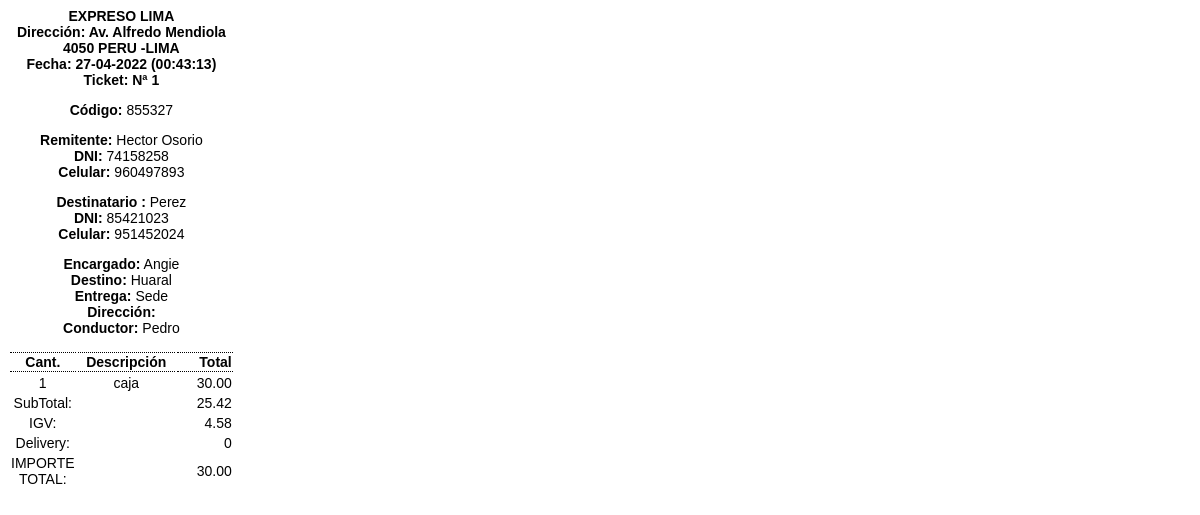
Page /www/Expreso/ticket.php?id_encomienda=1 on the committed database.
### tables this page shows
CREATE TABLE `tb_encomienda_cab` (
  `id_encomienda` int(11) NOT NULL,
  `id_cliente` int(11) NOT NULL,
  `id_usuario` int(11) NOT NULL,
  `id_bus` int(11) NOT NULL,
  `id_sucursal_partida` int(11) NOT NULL,
  `id_sucursal_llegada` int(11) NOT NULL,
  `id_envio` int(11) NOT NULL,
  `situacion` char(1) DEFAULT '1',
  `id_usuario_creador` int(11) NOT NULL,
  `fecha_creado` datetime NOT NULL,
  `id_usuario_modificador` int(11) NOT NULL DEFAULT 0,
  `fecha_modificado` datetime NOT NULL,
  `codigo` varchar(255) DEFAULT NULL,
  `tipdoc` int(1) DEFAULT NULL,
  `id_consignatario` varchar(255) DEFAULT NULL,
  `celular` int(9) NOT NULL,
  `dni` int(10) NOT NULL,
  `delivery` varchar(40) NOT NULL,
  `direccion_delivery` varchar(250) NOT NULL,
  `conductor` varchar(150) NOT NULL,
  `id_encargado` int(11) NOT NULL
);

CREATE TABLE `tb_cliente` (
  `id_cliente` int(11) NOT NULL,
  `id_usuario` int(11) NOT NULL,
  `id_tipo_persona` int(11) NOT NULL,
  `nombre_cliente` varchar(100) NOT NULL,
  `id_tipo_documento_identidad` int(11) NOT NULL,
  `n_documento_identidad` varchar(11) NOT NULL,
  `direccion` varchar(255) DEFAULT NULL,
  `correo` varchar(255) DEFAULT NULL,
  `telefono` char(9) DEFAULT NULL,
  `id_usuario_creador` int(11) NOT NULL,
  `fecha_creado` datetime NOT NULL,
  `id_usuario_modificado` int(11) NOT NULL DEFAULT 0,
  `fecha_modificado` datetime NOT NULL,
  `estado` char(1) DEFAULT '1',
  `edad` varchar(3) DEFAULT NULL
);

CREATE TABLE `encargado` (
  `id_encargado` int(11) NOT NULL,
  `nombre` varchar(150) NOT NULL
);

CREATE TABLE `tb_sucursales` (
  `id_sucursal` int(11) NOT NULL,
  `nombre_sucursal` varchar(100) NOT NULL,
  `serie_boleta` char(4) NOT NULL,
  `serie_factura` char(4) NOT NULL,
  `direccion` varchar(255) NOT NULL,
  `cod_direccion_fiscal` char(4) DEFAULT NULL,
  `estado` char(1) DEFAULT '1',
  `id_usuario_creador` int(11) NOT NULL,
  `fecha_creado` datetime NOT NULL,
  `id_usuario_modificador` int(11) NOT NULL DEFAULT 0,
  `fecha_modificado` datetime NOT NULL DEFAULT '0000-00-00 00:00:00' ON UPDATE current_timestamp(),
  `hora_viaje` datetime DEFAULT NULL,
  `serie_boleta_viaje` char(4) DEFAULT NULL,
  `serie_factura_viaje` char(4) DEFAULT NULL,
  `porcentaje` int(11) DEFAULT NULL,
  `direccion_real` varchar(250) DEFAULT NULL
);

CREATE TABLE `tb_facturacion_det` (
  `id_facturacion_det` int(11) NOT NULL,
  `id_facturacion` int(11) NOT NULL,
  `cantidad` int(11) NOT NULL,
  `id_categoria` int(11) NOT NULL,
  `id_producto` int(11) NOT NULL,
  `precio_unitario` double(13,2) NOT NULL,
  `igv_total` double(13,2) NOT NULL,
  `precio_total` double(13,2) NOT NULL,
  `descripccion` varchar(255) DEFAULT NULL
);

CREATE TABLE `tb_facturacion_cab` (
  `id_facturacion` int(11) NOT NULL,
  `id_sucursal` int(11) NOT NULL,
  `id_tipo_documento` int(11) NOT NULL,
  `n_documento` char(13) NOT NULL,
  `id_cliente` int(11) NOT NULL,
  `valor_total` double(13,2) NOT NULL,
  `igv_total` double(13,2) NOT NULL,
  `precio_total` double(13,2) NOT NULL,
  `id_usuario_creador` int(11) NOT NULL,
  `fecha_creado` datetime NOT NULL,
  `id_usuario_modificador` int(11) NOT NULL DEFAULT 0,
  `fecha_modificado` datetime NOT NULL,
  `id_moneda` int(11) DEFAULT NULL,
  `id_bus` int(11) DEFAULT NULL,
  `precio_texto` varchar(255) DEFAULT NULL,
  `fecha_envio` datetime DEFAULT NULL,
  `codigo` varchar(255) DEFAULT '0',
  `id_sucursal_llegada` int(11) DEFAULT NULL,
  `id_tipo` int(11) DEFAULT NULL,
  `consignatario` varchar(255) DEFAULT NULL,
  `si_liquidacion` int(11) DEFAULT 0,
  `id_pasajero` int(11) DEFAULT NULL
);

CREATE TABLE `tb_encomienda_det` (
  `id_encomienda_det` int(11) NOT NULL,
  `id_encomienda` int(11) NOT NULL,
  `producto` varchar(255) NOT NULL,
  `peso` varchar(255) DEFAULT NULL,
  `descripcion` varchar(255) DEFAULT NULL,
  `cantidad` int(11) NOT NULL,
  `precio` int(6) DEFAULT NULL,
  `estado_detalle` int(11) DEFAULT NULL,
  `fecha_registro` datetime NOT NULL,
  `codigo` varchar(255) DEFAULT NULL,
  `si_liquidacion` int(11) DEFAULT 0,
  `precio_delivery` int(11) NOT NULL
);

### www/Expreso/ticket.php (the view, shortened to what this page needs)
<?php
require_once ("config/conexion.php");
	if (isset($_GET['id_encomienda']))
	{
		$id_encomienda=intval($_GET['id_encomienda']);
  		$campos ="tb_encomienda_cab.codigo, tb_buses.placa, tb_cliente.n_documento_identidad, tb_cliente.nombre_cliente, tb_cliente.telefono, tb_cliente.direccion, tb_encomienda_cab.tipdoc, tb_sucursales.nombre_sucursal, tb_encomienda_cab.fecha_creado, tb_encomienda_cab.id_consignatario,tb_encomienda_cab.celular,tb_encomienda_cab.dni,tb_encomienda_cab.id_encomienda,tb_encomienda_cab.conductor,tb_encomienda_cab.delivery,tb_encomienda_cab.direccion_delivery,encargado.nombre";
		$sql_enco=mysqli_query($con,"select $campos from tb_encomienda_cab,encargado,tb_buses, tb_cliente , tb_sucursales where tb_buses.id_bus =  tb_encomienda_cab.id_bus and encargado.id_encargado = tb_encomienda_cab.id_encargado and tb_encomienda_cab.id_cliente = tb_cliente.id_cliente and tb_encomienda_cab.id_sucursal_llegada = tb_sucursales.id_sucursal and tb_encomienda_cab.id_encomienda='".$id_encomienda."'");
        $countenco=mysqli_num_rows($sql_enco);
		if ($countenco == 1)
		{
				$rw_encomienda=mysqli_fetch_array($sql_enco);
                $id_encomienda = $rw_encomienda['id_encomienda'];
                $codigo = $rw_encomienda['codigo'];
				$nombre_cliente=$rw_encomienda['nombre_cliente'];
				$n_documento=$rw_encomienda['n_documento_identidad'];
                $celular_remitente = $rw_encomienda['telefono'];
				$consignatario = $rw_encomienda['id_consignatario'];
				$celular_consignatario = $rw_encomienda['celular'];
				$dni = $rw_encomienda['dni'];
                $sucursal = $rw_encomienda['nombre_sucursal'];
                $conductor = $rw_encomienda['conductor'];
                $delivery = $rw_encomienda['delivery'];
                $direccion_delivery = $rw_encomienda['direccion_delivery'];
                $encargado = $rw_encomienda['nombre'];
				$sqlfact = mysqli_query($con,"select * from tb_facturacion_cab where codigo='".$codigo."'");
				$rw_factura=mysqli_fetch_array($sqlfact);
				$subt = $rw_factura['valor_total'];
				$igvf = $rw_factura['igv_total'];
				$pre = $rw_factura['precio_total'];
				$id_facturacion = $rw_factura['id_facturacion'];
                $sqldetencomienda = mysqli_query($con,"select * from tb_encomienda_det where codigo='".$codigo."'");
                $rw_encomiendadet=mysqli_fetch_array($sqldetencomienda);
               $precio_delivery = $rw_encomiendadet['precio_delivery'];
		}
	}
?>
<html>
<head>
    <link rel="stylesheet" href="css/ticket.css">
</head>
<body>
    <div class="ticket" align="center">
        <h1 class="centered">EXPRESO LIMA
            <br><strong>Dirección: </strong> Av. Alfredo Mendiola 4050 PERU -LIMA
            <br><strong>Fecha: </strong><?php $time = time(); echo date("d-m-Y (H:i:s)", $time);?>
            <br><strong>Ticket: Nª  </strong><?php echo $id_encomienda;?>
        </h1>
        <p>
             <strong>Código:</strong> <?php echo $codigo;?>
        </p>
        <p>
            <strong>Remitente:</strong> <?php echo $nombre_cliente;?>
            <br><strong>DNI: </strong> <?php echo $n_documento;?>
            <br><strong>Celular: </strong> <?php echo $celular_remitente;?>
        </p>
        <p>
            <strong>Destinatario :</strong> <?php echo $consignatario;?>
            <br><strong>DNI: </strong> <?php echo $dni;?>
            <br><strong>Celular: </strong> <?php echo $celular_consignatario;?>
        </p>
        <p>
            <strong>Encargado:</strong> <?php echo $encargado;?>
            <br><strong>Destino: </strong> <?php echo $sucursal;?>
            <br><strong>Entrega: </strong> <?php echo $delivery;?>
            <br><strong>Dirección: </strong> <?php echo $direccion_delivery;?>
            <br><strong>Conductor: </strong> <?php echo $conductor;?>
        </p>
        <table>
            <thead>
                <tr>
                    <th class="quantity both_border">Cant.</th>
                    <th class="description both_border">Descripción</th>
                    <th class="price both_border">Total</th>
                </tr>
            </thead>
            <tbody>
                <?php
                $sqltabledet=mysqli_query($con, "select * from tb_facturacion_det where id_facturacion ='".$id_facturacion."'");
                $hash = 0 ;
                while ($rows=mysqli_fetch_array($sqltabledet)){  $hash++; ?>
                <tr class="precios">
                    <td class="text-center" align="center"><?php echo $rows['cantidad']; ?></td>
                    <td class="desc" align="center"><?php echo $rows['descripccion']; ?></td>
                    <td class="text-right preciototal" align="right"><?php echo $rows['precio_total']; ?></td>
                </tr>
                <?php } ?>
                <tr>
                    <td align="center">SubTotal:</td>
                    <td align="center">&nbsp;</td>
                    <td align="right"><?php echo $subt;?></td>
                </tr>
                <tr>
                    <td align="center">IGV:</td>
                    <td align="center">&nbsp;</td>
                    <td align="right"><?php echo $igvf;?></td>
                </tr>
                 <tr>
                    <td align="center">Delivery:</td>
                    <td align="center">&nbsp;</td>
                    <td align="right"><?php echo $precio_delivery;?></td>
                </tr>
                <tr>
                    <td align="center">IMPORTE TOTAL:</td>
                    <td align="center">&nbsp;</td>
                    <td align="right"><?php echo $pre;?></td>
                </tr>
            </tbody>
        </table>

### www/Expreso/css/ticket.css (style rules this page uses)
* { font-size:14px; font-family: sans-serif; }
.both_border { border-top: 1px dotted black; border-bottom: 1px dotted black; }
td.description, th.description { width: 30mm; max-width: 30mm; }
td.quantity, th.quantity { width: 10mm; max-width: 10mm; word-break: break-all; text-align:center; }
td.price, th.price { width: 20mm; max-width: 20mmpx; word-break: break-all; text-align:right; }
.centered { text-align: center; align-content: center; }
.ticket { width: 60mm; max-width: 60mm; }

### rows in the picture
tb_encomienda_cab: id_encomienda "1", codigo "855327", id_cliente.nombre_cliente "Hector Osorio", id_cliente.n_documento_identidad "74158258", id_cliente.telefono "960497893", id_consignatario "Perez", dni "85421023", celular "951452024", id_encargado.nombre "Angie", tb_sucursales.nombre_sucursal "Huaral", delivery "Sede", conductor "Pedro"
tb_facturacion_det: cantidad "1", descripccion "caja", precio_total "30.00"
tb_facturacion_cab: valor_total "25.42", igv_total "4.58", precio_total "30.00"
tb_encomienda_det: precio_delivery "0"
